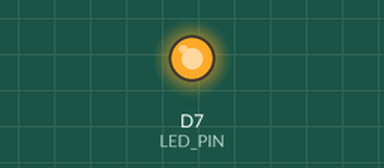
A sketch run on a simulated ESP8266 (NodeMCU). Parts: output pins drawn as LEDs (lit = HIGH).

Above: at 0.8 s.
At 9.5 s:
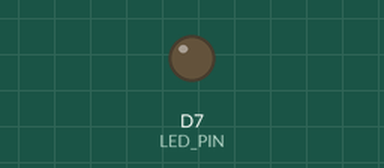
Timing chart, 0 to 14.0 s (numbered marks = the images above):
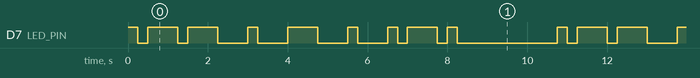

The sketch:

blinkname.ino
```cpp
#define LED_PIN D7

int time_unit = 250;

int dit_length = time_unit;
int dah_length = 3 * time_unit;

int symbol_delay = time_unit;
int letter_delay = 3 * time_unit;
int word_delay = 7 * time_unit;

void blink_peter();
void blink(int duration);
void blink_p();
void blink_e();
void blink_t();
void blink_r();

void setup() {
    pinMode(LED_PIN, OUTPUT);
}

void loop() {
    blink_peter();
    delay(word_delay);
}

void blink(int duration) {
    digitalWrite(LED_PIN, HIGH);
    delay(duration);
    digitalWrite(LED_PIN, LOW);
}

void blink_p() {
    // '.--'
    blink(dit_length);
    delay(symbol_delay);
    blink(dah_length);
    delay(symbol_delay);
    blink(dah_length);
}

void blink_e() {
    // '.'
    blink(dit_length);
}

void blink_t() {
    // '-'
    blink(dah_length);
}

void blink_r() {
    // '.-.'
    blink(dit_length);
    delay(symbol_delay);
    blink(dah_length);
    delay(symbol_delay);
    blink(dit_length);
}

void blink_peter() {
    blink_p();
    delay(letter_delay);
    blink_e();
    delay(letter_delay);
    blink_t();
    delay(letter_delay);
    blink_e();
    delay(letter_delay);
    blink_r();
    delay(letter_delay);
}
```

Measured:
- by itself, D7 (LED_PIN): repeats every 10.8 s: 2 × (LOW 0.25 s, HIGH 0.75 s), LOW 0.75 s, HIGH 0.25 s, LOW 0.75 s, HIGH 0.75 s, 2 × (LOW 0.75 s, HIGH 0.25 s), LOW 0.25 s, HIGH 0.75 s, LOW 0.25 s, HIGH 0.25 s, LOW 2.5 s, HIGH 0.25 s
- by itself, everything shown: repeats every 10.8 s, in 18 steps
